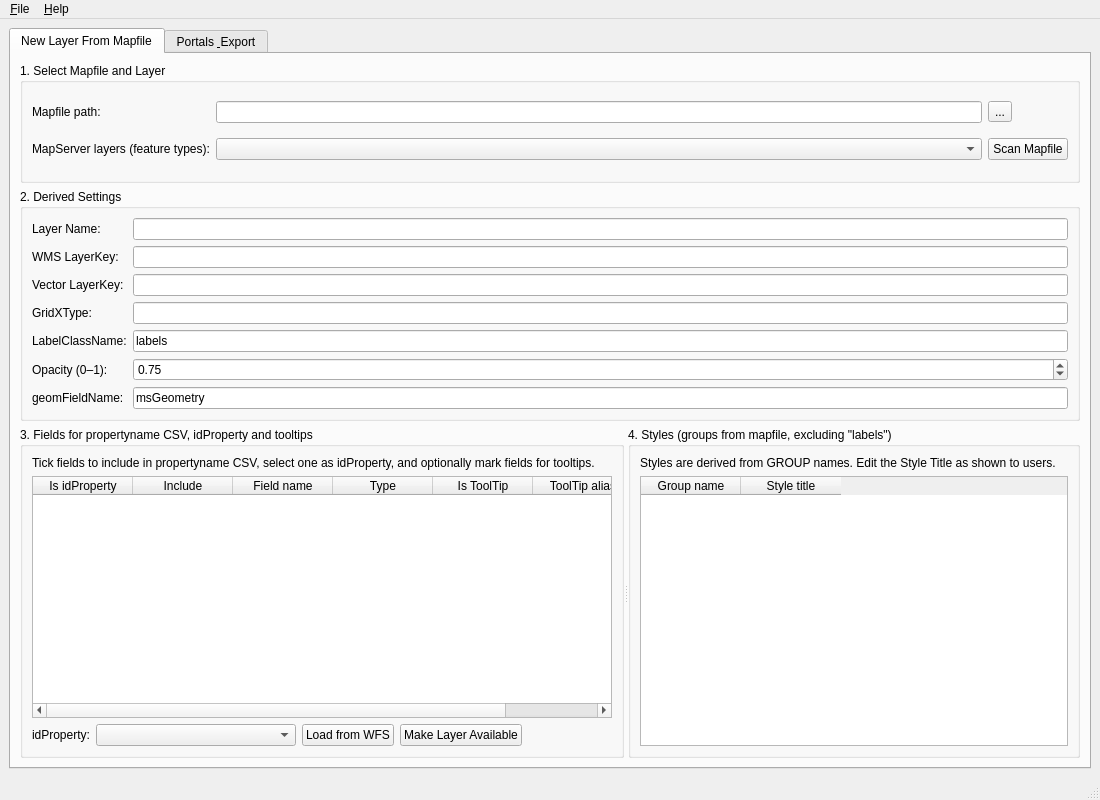
<?xml version="1.0" encoding="UTF-8"?>
<ui version="4.0">
 <class>LayerConfigNewLayerWizard</class>
 <widget class="QMainWindow" name="LayerConfigNewLayerWizard">
  <property name="geometry">
   <rect>
    <x>0</x>
    <y>0</y>
    <width>1100</width>
    <height>800</height>
   </rect>
  </property>
  <property name="windowTitle">
   <string>LayerConfig - New Layer From Mapfile</string>
  </property>
  <widget class="QWidget" name="centralwidget">
   <layout class="QVBoxLayout" name="verticalLayout_main">
    <item>
     <widget class="QTabWidget" name="tabMain">
      <property name="tabPosition">
       <enum>QTabWidget::North</enum>
      </property>
      <property name="currentIndex">
       <number>0</number>
      </property>
      <widget class="QWidget" name="tabNewLayer">
       <attribute name="title">
        <string>New Layer From Mapfile</string>
       </attribute>
       <layout class="QVBoxLayout" name="verticalLayout_newLayer">
        <item>
         <widget class="QGroupBox" name="groupBox_mapfile">
          <property name="maximumSize">
           <size>
            <width>16777215</width>
            <height>120</height>
           </size>
          </property>
          <property name="title">
           <string>1. Select Mapfile and Layer</string>
          </property>
          <layout class="QGridLayout" name="gridLayout_mapfile">
           <item row="0" column="0">
            <widget class="QLabel" name="label_mapFilePath">
             <property name="text">
              <string>Mapfile path:</string>
             </property>
            </widget>
           </item>
           <item row="0" column="1">
            <widget class="QLineEdit" name="txtMapFilePath"/>
           </item>
           <item row="0" column="2">
            <widget class="QToolButton" name="btnBrowseMapFile">
             <property name="text">
              <string>...</string>
             </property>
            </widget>
           </item>
           <item row="1" column="0">
            <widget class="QLabel" name="label_mapLayers">
             <property name="text">
              <string>MapServer layers (feature types):</string>
             </property>
            </widget>
           </item>
           <item row="1" column="1">
            <widget class="QComboBox" name="cmbMapFileLayerNames"/>
           </item>
           <item row="1" column="2">
            <widget class="QPushButton" name="btnScanMapFile">
             <property name="text">
              <string>Scan Mapfile</string>
             </property>
            </widget>
           </item>
          </layout>
         </widget>
        </item>
        <item>
         <widget class="QGroupBox" name="groupBox_derived">
          <property name="sizePolicy">
           <sizepolicy hsizetype="Preferred" vsizetype="Fixed">
            <horstretch>0</horstretch>
            <verstretch>0</verstretch>
           </sizepolicy>
          </property>
          <property name="title">
           <string>2. Derived Settings</string>
          </property>
          <layout class="QFormLayout" name="formLayout_derived">
           <item row="0" column="0">
            <widget class="QLabel" name="label_layerName">
             <property name="text">
              <string>Layer Name:</string>
             </property>
            </widget>
           </item>
           <item row="0" column="1">
            <widget class="QLineEdit" name="txtLayerName">
             <property name="readOnly">
              <bool>true</bool>
             </property>
            </widget>
           </item>
           <item row="1" column="0">
            <widget class="QLabel" name="label_wmsLayerKey">
             <property name="text">
              <string>WMS LayerKey:</string>
             </property>
            </widget>
           </item>
           <item row="1" column="1">
            <widget class="QLineEdit" name="txtWmsLayerKey">
             <property name="readOnly">
              <bool>true</bool>
             </property>
            </widget>
           </item>
           <item row="2" column="0">
            <widget class="QLabel" name="label_vectorLayerKey">
             <property name="text">
              <string>Vector LayerKey:</string>
             </property>
            </widget>
           </item>
           <item row="2" column="1">
            <widget class="QLineEdit" name="txtVectorLayerKey">
             <property name="readOnly">
              <bool>true</bool>
             </property>
            </widget>
           </item>
           <item row="3" column="0">
            <widget class="QLabel" name="label_gridXType">
             <property name="text">
              <string>GridXType:</string>
             </property>
            </widget>
           </item>
           <item row="3" column="1">
            <widget class="QLineEdit" name="txtGridXType">
             <property name="readOnly">
              <bool>true</bool>
             </property>
            </widget>
           </item>
           <item row="4" column="0">
            <widget class="QLabel" name="label_labelClassName">
             <property name="text">
              <string>LabelClassName:</string>
             </property>
            </widget>
           </item>
           <item row="4" column="1">
            <widget class="QLineEdit" name="txtLabelClassName">
             <property name="text">
              <string>labels</string>
             </property>
            </widget>
           </item>
           <item row="5" column="0">
            <widget class="QLabel" name="label_opacity">
             <property name="text">
              <string>Opacity (0–1):</string>
             </property>
            </widget>
           </item>
           <item row="5" column="1">
            <widget class="QDoubleSpinBox" name="spinOpacity">
             <property name="decimals">
              <number>2</number>
             </property>
             <property name="minimum">
              <double>0.000000000000000</double>
             </property>
             <property name="maximum">
              <double>1.000000000000000</double>
             </property>
             <property name="singleStep">
              <double>0.050000000000000</double>
             </property>
             <property name="value">
              <double>0.750000000000000</double>
             </property>
            </widget>
           </item>
           <item row="6" column="0">
            <widget class="QLabel" name="label_geomFieldName">
             <property name="text">
              <string>geomFieldName:</string>
             </property>
            </widget>
           </item>
           <item row="6" column="1">
            <widget class="QLineEdit" name="txtGeomFieldName">
             <property name="text">
              <string>msGeometry</string>
             </property>
            </widget>
           </item>
          </layout>
         </widget>
        </item>
        <item>
         <widget class="QSplitter" name="splitter_fields_styles">
          <property name="orientation">
           <enum>Qt::Horizontal</enum>
          </property>
          <widget class="QWidget" name="widget_fields">
           <layout class="QVBoxLayout" name="verticalLayout_fields">
            <item>
             <widget class="QGroupBox" name="groupBox_fields">
              <property name="title">
               <string>3. Fields for propertyname CSV, idProperty and tooltips</string>
              </property>
              <layout class="QVBoxLayout" name="verticalLayout_fields_inner">
               <item>
                <widget class="QLabel" name="label_fieldsInfo">
                 <property name="text">
                  <string>Tick fields to include in propertyname CSV, select one as idProperty, and optionally mark fields for tooltips.</string>
                 </property>
                </widget>
               </item>
               <item>
                <widget class="QTableWidget" name="tblFields">
                 <column>
                  <property name="text">
                   <string>Is idProperty</string>
                  </property>
                 </column>
                 <column>
                  <property name="text">
                   <string>Include</string>
                  </property>
                 </column>
                 <column>
                  <property name="text">
                   <string>Field name</string>
                  </property>
                 </column>
                 <column>
                  <property name="text">
                   <string>Type</string>
                  </property>
                 </column>
                 <column>
                  <property name="text">
                   <string>Is ToolTip</string>
                  </property>
                 </column>
                 <column>
                  <property name="text">
                   <string>ToolTip alias</string>
                  </property>
                 </column>
                </widget>
               </item>
               <item>
                <layout class="QHBoxLayout" name="horizontalLayout_idProperty">
                 <item>
                  <widget class="QLabel" name="label_idPropertyCombo">
                   <property name="text">
                    <string>idProperty:</string>
                   </property>
                  </widget>
                 </item>
                 <item>
                  <widget class="QComboBox" name="cmbIdProperty">
                   <property name="minimumSize">
                    <size>
                     <width>200</width>
                     <height>0</height>
                    </size>
                   </property>
                  </widget>
                 </item>
                 <item>
                  <widget class="QPushButton" name="btnLoadFieldsFromWFS">
                   <property name="text">
                    <string>Load from WFS</string>
                   </property>
                  </widget>
                 </item>
                 <item>
                  <widget class="QPushButton" name="btnMakeLayerAvailable">
                   <property name="text">
                    <string>Make Layer Available</string>
                   </property>
                  </widget>
                 </item>
                 <item>
                  <spacer name="horizontalSpacer_idProperty">
                   <property name="orientation">
                    <enum>Qt::Horizontal</enum>
                   </property>
                   <property name="sizeHint" stdset="0">
                    <size>
                     <width>40</width>
                     <height>20</height>
                    </size>
                   </property>
                  </spacer>
                 </item>
                </layout>
               </item>
              </layout>
             </widget>
            </item>
           </layout>
          </widget>
          <widget class="QWidget" name="widget_styles">
           <layout class="QVBoxLayout" name="verticalLayout_styles">
            <item>
             <widget class="QGroupBox" name="groupBox_styles">
              <property name="title">
               <string>4. Styles (groups from mapfile, excluding &quot;labels&quot;)</string>
              </property>
              <layout class="QVBoxLayout" name="verticalLayout_styles_inner">
               <item>
                <widget class="QLabel" name="label_stylesInfo">
                 <property name="text">
                  <string>Styles are derived from GROUP names. Edit the Style Title as shown to users.</string>
                 </property>
                </widget>
               </item>
               <item>
                <widget class="QTableWidget" name="tblStyles">
                 <column>
                  <property name="text">
                   <string>Group name</string>
                  </property>
                 </column>
                 <column>
                  <property name="text">
                   <string>Style title</string>
                  </property>
                 </column>
                </widget>
               </item>
              </layout>
             </widget>
            </item>
           </layout>
          </widget>
         </widget>
        </item>
       </layout>
      </widget>
      <widget class="QWidget" name="tabPortalsExport">
       <attribute name="title">
        <string>Portals &amp; Export</string>
       </attribute>
       <layout class="QVBoxLayout" name="verticalLayout_portalsExport">
        <item>
         <widget class="QGroupBox" name="groupBox_portalSelect">
          <property name="title">
           <string>5. Select Portal</string>
          </property>
          <layout class="QHBoxLayout" name="horizontalLayout_portalSelect">
           <item>
            <widget class="QLabel" name="label_portalSelect">
             <property name="text">
              <string>Portal:</string>
             </property>
            </widget>
           </item>
           <item>
            <widget class="QComboBox" name="cmbPortalSelect"/>
           </item>
           <item>
            <spacer name="horizontalSpacer_portalSelect">
             <property name="orientation">
              <enum>Qt::Horizontal</enum>
             </property>
             <property name="sizeHint" stdset="0">
              <size>
               <width>40</width>
               <height>20</height>
              </size>
             </property>
            </spacer>
           </item>
          </layout>
         </widget>
        </item>
        <item>
         <widget class="QSplitter" name="splitter_portalTree">
          <property name="orientation">
           <enum>Qt::Horizontal</enum>
          </property>
          <widget class="QWidget" name="widget_portalTree">
           <layout class="QVBoxLayout" name="verticalLayout_portalTree">
            <item>
             <widget class="QGroupBox" name="groupBox_portalTree">
              <property name="title">
               <string>6. Portal Layer Tree</string>
              </property>
              <layout class="QVBoxLayout" name="verticalLayout_portalTreeInner">
               <item>
                <widget class="QLabel" name="label_portalTreeInfo">
                 <property name="text">
                  <string>Folder structure and layers for the selected portal. Drag and drop to reorder.</string>
                 </property>
                </widget>
               </item>
               <item>
                <widget class="QTreeView" name="treePortalLayers"/>
               </item>
               <item>
                <layout class="QHBoxLayout" name="horizontalLayout_treeButtons">
                 <item>
                  <widget class="QPushButton" name="btnAddFolderNode">
                   <property name="text">
                    <string>Add Folder</string>
                   </property>
                  </widget>
                 </item>
                 <item>
                  <widget class="QPushButton" name="btnDeleteNode">
                   <property name="text">
                    <string>Delete Selected Node</string>
                   </property>
                  </widget>
                 </item>
                 <item>
                  <spacer name="horizontalSpacer_treeButtons">
                   <property name="orientation">
                    <enum>Qt::Horizontal</enum>
                   </property>
                   <property name="sizeHint" stdset="0">
                    <size>
                     <width>40</width>
                     <height>20</height>
                    </size>
                   </property>
                  </spacer>
                 </item>
                </layout>
               </item>
              </layout>
             </widget>
            </item>
           </layout>
          </widget>
          <widget class="QWidget" name="widget_portalRight">
           <layout class="QVBoxLayout" name="verticalLayout_portalRight">
            <item>
             <widget class="QGroupBox" name="groupBox_nodeDetails">
              <property name="sizePolicy">
               <sizepolicy hsizetype="Preferred" vsizetype="Preferred">
                <horstretch>0</horstretch>
                <verstretch>1</verstretch>
               </sizepolicy>
              </property>
              <property name="title">
               <string>7. Selected Node Details</string>
              </property>
              <layout class="QVBoxLayout" name="verticalLayout_nodeDetails">
               <item>
                <widget class="QGroupBox" name="groupBox_folderDetails">
                 <property name="title">
                  <string>Folder Properties</string>
                 </property>
                 <layout class="QFormLayout" name="formLayout_folderDetails">
                  <item row="0" column="0">
                   <widget class="QLabel" name="label_folderTitle">
                    <property name="text">
                     <string>Folder title:</string>
                    </property>
                   </widget>
                  </item>
                  <item row="0" column="1">
                   <widget class="QLineEdit" name="txtFolderTitle">
                    <property name="readOnly">
                     <bool>false</bool>
                    </property>
                   </widget>
                  </item>
                  <item row="2" column="0">
                   <widget class="QLabel" name="label_folderExpanded">
                    <property name="text">
                     <string>Expanded:</string>
                    </property>
                   </widget>
                  </item>
                  <item row="2" column="1">
                   <widget class="QCheckBox" name="chkFolderExpanded">
                    <property name="text">
                     <string>Expanded by default</string>
                    </property>
                   </widget>
                  </item>
                  <item row="3" column="0">
                   <widget class="QLabel" name="label_folderChecked">
                    <property name="text">
                     <string>Checked:</string>
                    </property>
                   </widget>
                  </item>
                  <item row="3" column="1">
                   <widget class="QCheckBox" name="chkFolderChecked">
                    <property name="text">
                     <string>Checked by default</string>
                    </property>
                   </widget>
                  </item>
                  <item row="1" column="1">
                   <widget class="QLineEdit" name="txtFolderId"/>
                  </item>
                  <item row="1" column="0">
                   <widget class="QLabel" name="label_folderid">
                    <property name="text">
                     <string>Folder Id:</string>
                    </property>
                   </widget>
                  </item>
                 </layout>
                </widget>
               </item>
               <item>
                <widget class="QGroupBox" name="groupBox_layerDetails">
                 <property name="title">
                  <string>Layer Properties</string>
                 </property>
                 <layout class="QFormLayout" name="formLayout_layerDetails">
                  <item row="0" column="0">
                   <widget class="QLabel" name="label_layerKey">
                    <property name="text">
                     <string>LayerKey:</string>
                    </property>
                   </widget>
                  </item>
                  <item row="0" column="1">
                   <widget class="QLineEdit" name="txtLayerKey">
                    <property name="readOnly">
                     <bool>true</bool>
                    </property>
                   </widget>
                  </item>
                  <item row="1" column="0">
                   <widget class="QLabel" name="label_layerTitle">
                    <property name="text">
                     <string>Display title:</string>
                    </property>
                   </widget>
                  </item>
                  <item row="1" column="1">
                   <widget class="QLineEdit" name="txtLayerTitle"/>
                  </item>
                  <item row="2" column="0">
                   <widget class="QLabel" name="label_layerGlyph">
                    <property name="text">
                     <string>Glyph/icon:</string>
                    </property>
                   </widget>
                  </item>
                  <item row="2" column="1">
                   <widget class="QComboBox" name="cmbLayerIconType">
                    <item>
                     <property name="text">
                      <string>Point</string>
                     </property>
                    </item>
                    <item>
                     <property name="text">
                      <string>Line</string>
                     </property>
                    </item>
                    <item>
                     <property name="text">
                      <string>Polygon</string>
                     </property>
                    </item>
                    <item>
                     <property name="text">
                      <string>Map</string>
                     </property>
                    </item>
                    <item>
                     <property name="text">
                      <string>Bars</string>
                     </property>
                    </item>
                   </widget>
                  </item>
                 </layout>
                </widget>
               </item>
              </layout>
             </widget>
            </item>
            <item>
             <widget class="QGroupBox" name="groupBox_availableLayers">
              <property name="sizePolicy">
               <sizepolicy hsizetype="Preferred" vsizetype="Preferred">
                <horstretch>0</horstretch>
                <verstretch>2</verstretch>
               </sizepolicy>
              </property>
              <property name="title">
               <string>8. Available Layers (not in this portal tree)</string>
              </property>
              <layout class="QVBoxLayout" name="verticalLayout_availableLayers">
               <item>
                <widget class="QLabel" name="label_availableLayersInfo">
                 <property name="text">
                  <string>Select a layer and add it under the selected folder or node in the tree.</string>
                 </property>
                </widget>
               </item>
               <item>
                <widget class="QListWidget" name="listAvailableLayers"/>
               </item>
               <item>
                <layout class="QHBoxLayout" name="horizontalLayout_addLayerToTree">
                 <item>
                  <widget class="QPushButton" name="btnAddLayerToTree">
                   <property name="text">
                    <string>Add Selected Layer to Tree</string>
                   </property>
                  </widget>
                 </item>
                 <item>
                  <spacer name="horizontalSpacer_addLayerToTree">
                   <property name="orientation">
                    <enum>Qt::Horizontal</enum>
                   </property>
                   <property name="sizeHint" stdset="0">
                    <size>
                     <width>40</width>
                     <height>20</height>
                    </size>
                   </property>
                  </spacer>
                 </item>
                </layout>
               </item>
              </layout>
             </widget>
            </item>
           </layout>
          </widget>
         </widget>
        </item>
        <item>
         <widget class="QGroupBox" name="groupBox_export">
          <property name="title">
           <string>9. Save and Export JSON</string>
          </property>
          <layout class="QVBoxLayout" name="verticalLayout_export">
           <item>
            <widget class="QLabel" name="label_exportInfo">
             <property name="text">
              <string>Saving writes the layer and portal tree to the database. Export regenerates JSON for the current or all portals from the database.</string>
             </property>
            </widget>
           </item>
           <item>
            <layout class="QHBoxLayout" name="horizontalLayout_exportButtons">
             <item>
              <widget class="QPushButton" name="btnExportCurrentPortalJson">
               <property name="text">
                <string>Export JSON for current portal</string>
               </property>
              </widget>
             </item>
             <item>
              <widget class="QPushButton" name="btnExportAllPortalsJson">
               <property name="text">
                <string>Export JSON for all portals</string>
               </property>
              </widget>
             </item>
             <item>
              <spacer name="horizontalSpacer_exportButtons">
               <property name="orientation">
                <enum>Qt::Horizontal</enum>
               </property>
               <property name="sizeHint" stdset="0">
                <size>
                 <width>40</width>
                 <height>20</height>
                </size>
               </property>
              </spacer>
             </item>
            </layout>
           </item>
          </layout>
         </widget>
        </item>
        <item>
         <spacer name="verticalSpacer_portalsExport">
          <property name="orientation">
           <enum>Qt::Vertical</enum>
          </property>
          <property name="sizeHint" stdset="0">
           <size>
            <width>20</width>
            <height>40</height>
           </size>
          </property>
         </spacer>
        </item>
       </layout>
      </widget>
     </widget>
    </item>
   </layout>
  </widget>
  <widget class="QMenuBar" name="menubar">
   <property name="geometry">
    <rect>
     <x>0</x>
     <y>0</y>
     <width>1100</width>
     <height>21</height>
    </rect>
   </property>
   <widget class="QMenu" name="menuFile">
    <property name="title">
     <string>&amp;File</string>
    </property>
   </widget>
   <widget class="QMenu" name="menuHelp">
    <property name="title">
     <string>&amp;Help</string>
    </property>
   </widget>
   <addaction name="menuFile"/>
   <addaction name="menuHelp"/>
  </widget>
  <widget class="QStatusBar" name="statusbar"/>
 </widget>
 <resources/>
 <connections/>
</ui>
